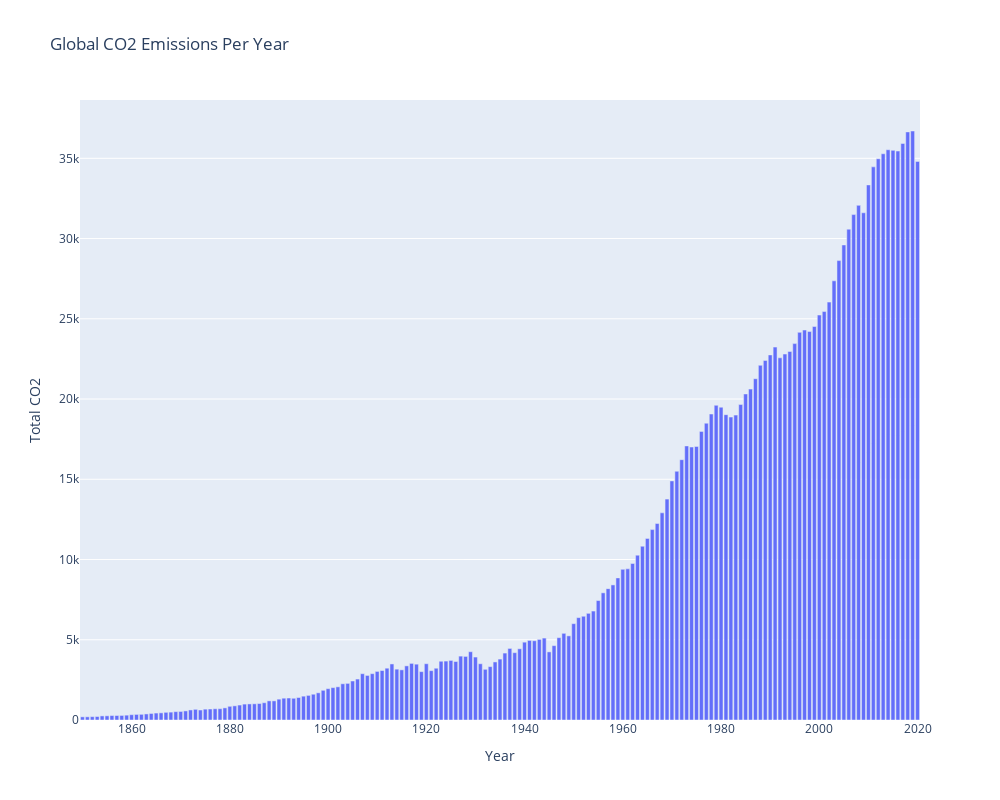

Here is the notebook cell this chart was saved with:
### Code cell
# Creating a plot to show Global CO2 Emission
co2_per_year = co2_global.groupby("Year").sum().reset_index()
co2_plot = px.bar(co2_per_year, x="Year", y="Total CO2", title="Global CO2 Emissions Per Year", width=1000, height=800)
co2_plot

### Figure 1 — Plotly figure (JSON) as saved in the notebook; plotly's stock layout.template omitted (floating-point values rounded to 4 significant figures; data arrays with more than 128 entries replaced by an {"elided": "..."} marker saying what was removed)
{"data": [{"alignmentgroup": "True", "hovertemplate": "Year=%{x}<br>Total CO2=%{y}<extra></extra>", "legendgroup": "", "marker": {"color": "#636efa", "pattern": {"shape": ""}}, "name": "", "offsetgroup": "", "orientation": "v", "showlegend": false, "textposition": "auto", "type": "bar", "x": {"elided": "171 str values"}, "xaxis": "x", "y": {"elided": "171 float values"}, "yaxis": "y"}], "layout": {"barmode": "relative", "height": 800, "legend": {"tracegroupgap": 0}, "title": {"text": "Global CO2 Emissions Per Year"}, "width": 1000, "xaxis": {"anchor": "y", "autorange": true, "domain": [0, 1], "range": ["1849-07-02 12:00", "2020-07-01 12:00"], "title": {"text": "Year"}, "type": "date"}, "yaxis": {"anchor": "x", "autorange": true, "domain": [0, 1], "range": [0, 38630.0], "title": {"text": "Total CO2"}, "type": "linear"}}}
